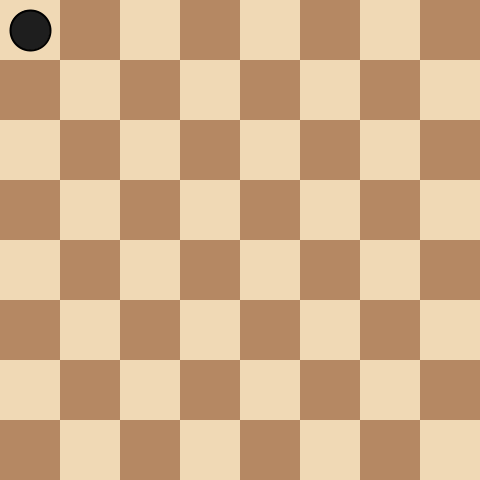
Frame 1 (no input)
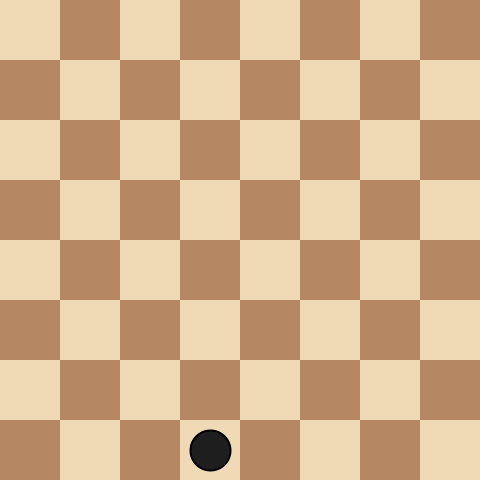
Frame 60 (the mouse pressed at the canvas centre just before this capture)
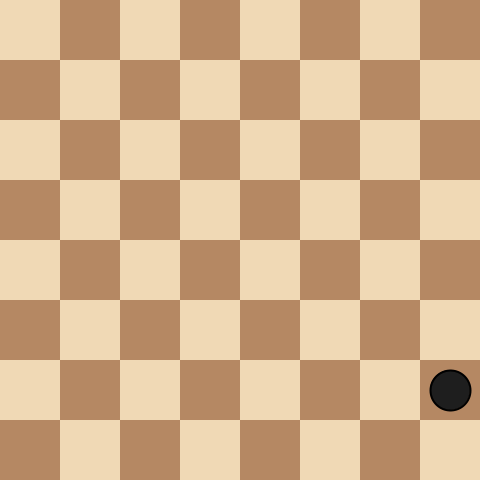
Frame 120 (the mouse held since frame 60 and released just before this capture)

The Processing sketch that drew these frames (run headless with seeded random() and noise(); from frame 60 on, the mouse is pressed at the canvas centre):

// Processing sketch: extra_1_schaakbord
// ── extra_1_schaakbord.pde
// H08 - Extra uitdaging 1: Schaakbord
// Een schaakbord met een schaakstuk dat over elk vakje van het bord beweegt.

int vakGrootte = 60;
int vakNummer = 0;   // 0 t/m 63

void setup() {
  size(480, 480);
  frameRate(4);
}

void draw() {
  // bord tekenen
  noStroke();
  for (int rij = 0; rij < 8; rij++) {
    for (int kolom = 0; kolom < 8; kolom++) {
      if ((rij + kolom) % 2 == 0) {
        fill(240, 217, 181);
      } else {
        fill(181, 136, 99);
      }
      rect(kolom * vakGrootte, rij * vakGrootte, vakGrootte, vakGrootte);
    }
  }

  // positie van het stuk uitrekenen
  int kolom = vakNummer % 8;
  int rij = vakNummer / 8;

  // schaakstuk tekenen
  stroke(0, 0, 0);
  strokeWeight(2);
  fill(30, 30, 30);
  circle(kolom * vakGrootte + vakGrootte / 2, rij * vakGrootte + vakGrootte / 2, 40);

  // naar het volgende vakje
  vakNummer++;
  if (vakNummer > 63) {
    vakNummer = 0;
  }
}
